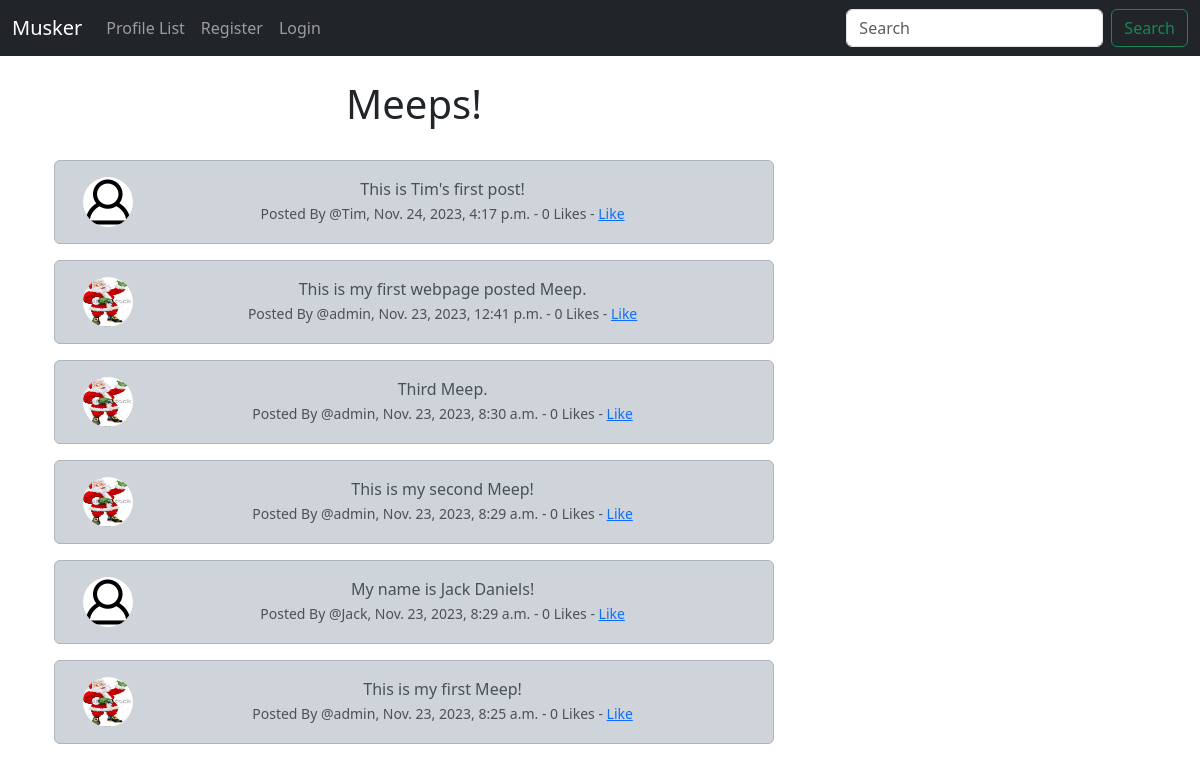
/, run on an earlier commit of the app's database.
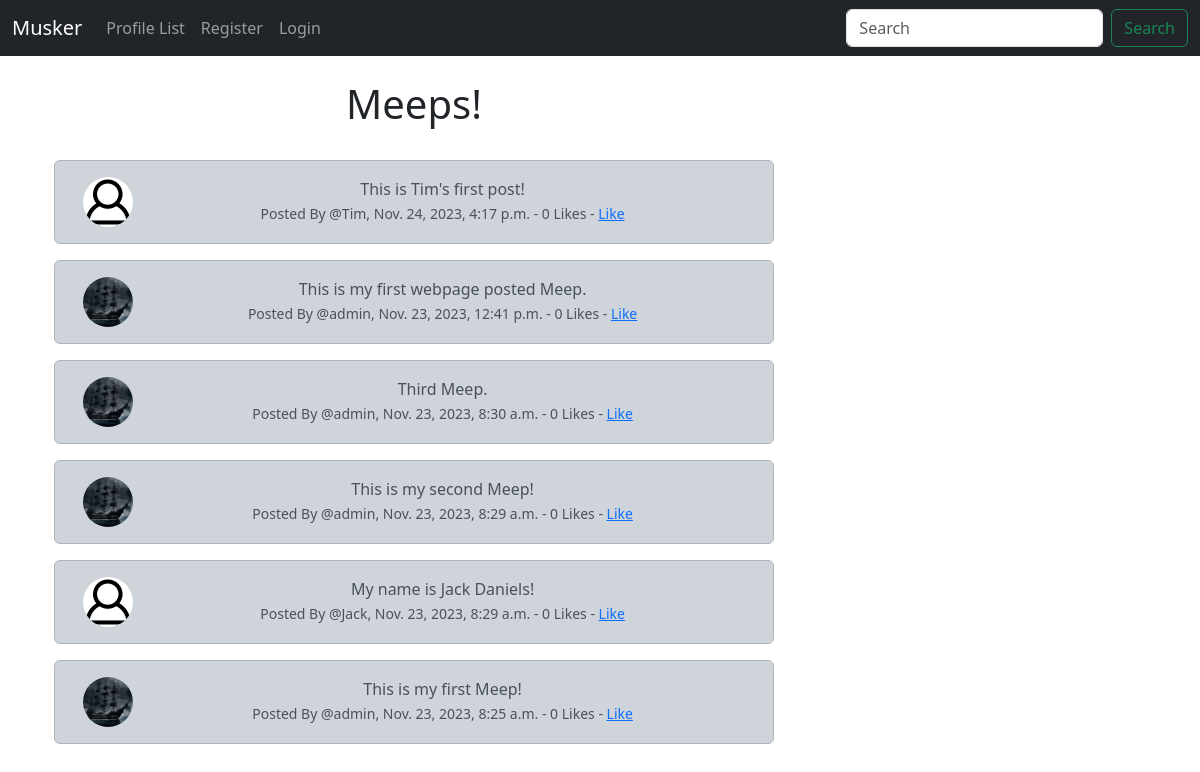
And on a later commit of the database.
### musker/models.py (models this page shows, shortened)
class Meep(models.Model):
    user = models.ForeignKey(User, related_name='meeps', on_delete=models.DO_NOTHING)
    body = models.CharField(max_length=200)
    created_at = models.DateTimeField(auto_now_add=True)
    likes = models.ManyToManyField(User, related_name='meep_like', blank=True)
    def number_of_likes(self):
        return self.likes.count()

class Profile(models.Model):
    user = models.OneToOneField(User, on_delete=models.CASCADE)
    follows = models.ManyToManyField('self', related_name='followed_by', symmetrical=False, blank=True)
    date_modified = models.DateTimeField(User, auto_now=True)
    profile_image = models.ImageField(null=True, blank=True, upload_to='images/')

### musker/views.py (the view)
# urls.py: path('', views.home, name='home'),
def home(request):
	if request.user.is_authenticated:
		form = MeepForm(request.POST or None)
		if request.method == 'POST':
			if form.is_valid():
				meep = form.save(commit=False)
				meep.user = request.user
				meep.save()
				messages.success(request, 'Your Meep Has Been Posted!')
				return redirect('home')
		meeps = Meep.objects.all().order_by('-created_at')
		return render(request, 'home.html', {'meeps':meeps, 'form':form})
	else:
		meeps = Meep.objects.all().order_by('-created_at')
		return render(request, 'home.html', {'meeps':meeps})

### musker/templates/home.html (shortened to what this page needs)
{% extends 'base.html' %}
{% load static %}
{% block content %}
<div class="container text-center">
    <div class="row">
        <div class="col-8">
    <h1>Meeps!</h1><br/>
    {% for meep in meeps %}
        <div class="alert alert-dark" role="alert">
            <div class="container">
                <div class="row">
                    <div class="col-1">
                        {% if meep.user.profile.profile_image %}
                            <img src="{{ meep.user.profile.profile_image.url }}" width=50 height=50 class="rounded-circle" alt="{{ profile.user.username }}">
                        {% else %}
                            <img src="{% static 'images/default_profile_pic.png' %}" width=50 height=50 class="rounded-circle" alt="{{ profile.user.username }}">
                        {% endif %}
                    </div>
                    <div class="col-11">
                        {{ meep.body }}
                        <br/>
                        <small class="text-muted">Posted By @{{ meep.user.username }}, {{ meep.created_at }}
                            - {{ meep.number_of_likes }} Likes -
                            {% if user in meep.likes.all %}
                                <a href="{% url 'meep_like' meep.id %}">UnLike</a>
                            {% else %}
                                <a href="{% url 'meep_like' meep.id %}">Like</a>
                            {% endif %}
                        </small>
                    </div><br/>
                </div>
            </div>
        </div>
    {% endfor %}
</div>
<div class="col-4">
    <br/><br/><br/>
</div>
{% endblock %}

What changed in the data, as far as the page shows it:
changed through a linked row, Meep "This is my first webpage posted Meep.": user.profile.profile_image: a different picture
changed through a linked row, Meep "Third Meep.": user.profile.profile_image: a different picture
changed through a linked row, Meep "This is my second Meep!": user.profile.profile_image: a different picture
changed through a linked row, Meep "This is my first Meep!": user.profile.profile_image: a different picture
